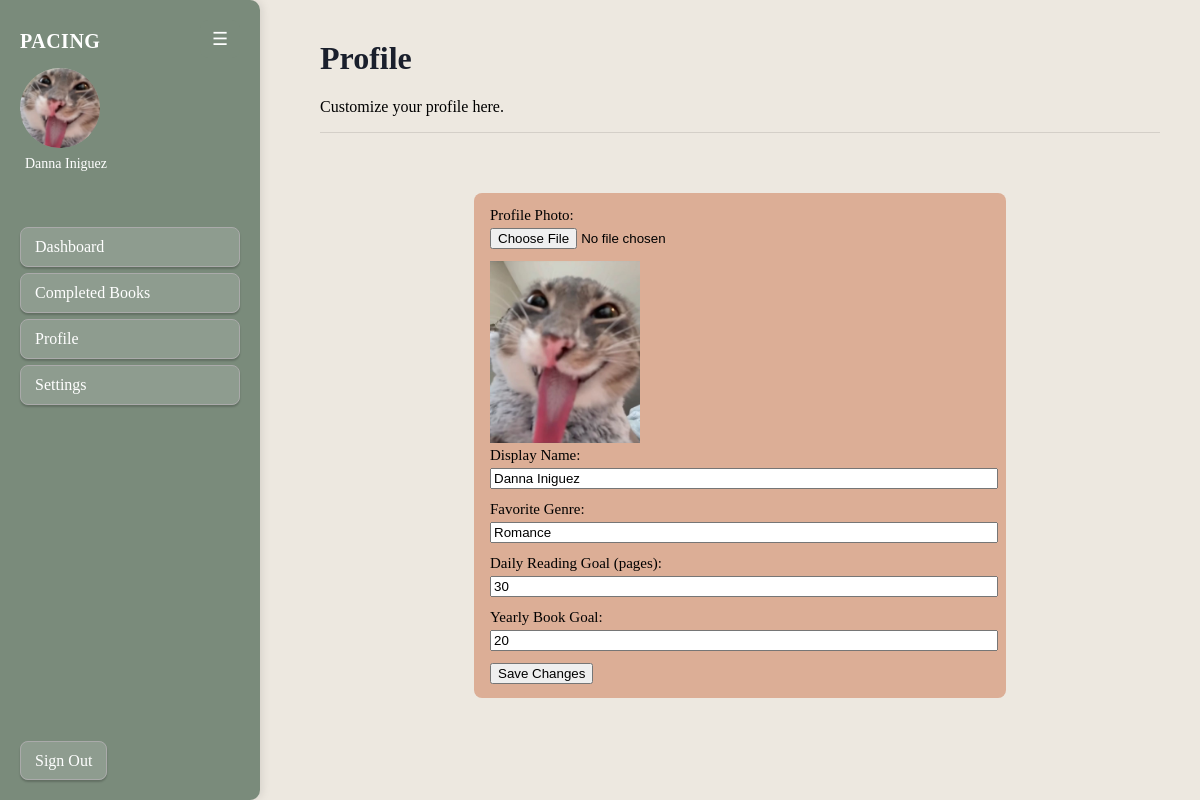
The app's page /profile (signed in), older data.
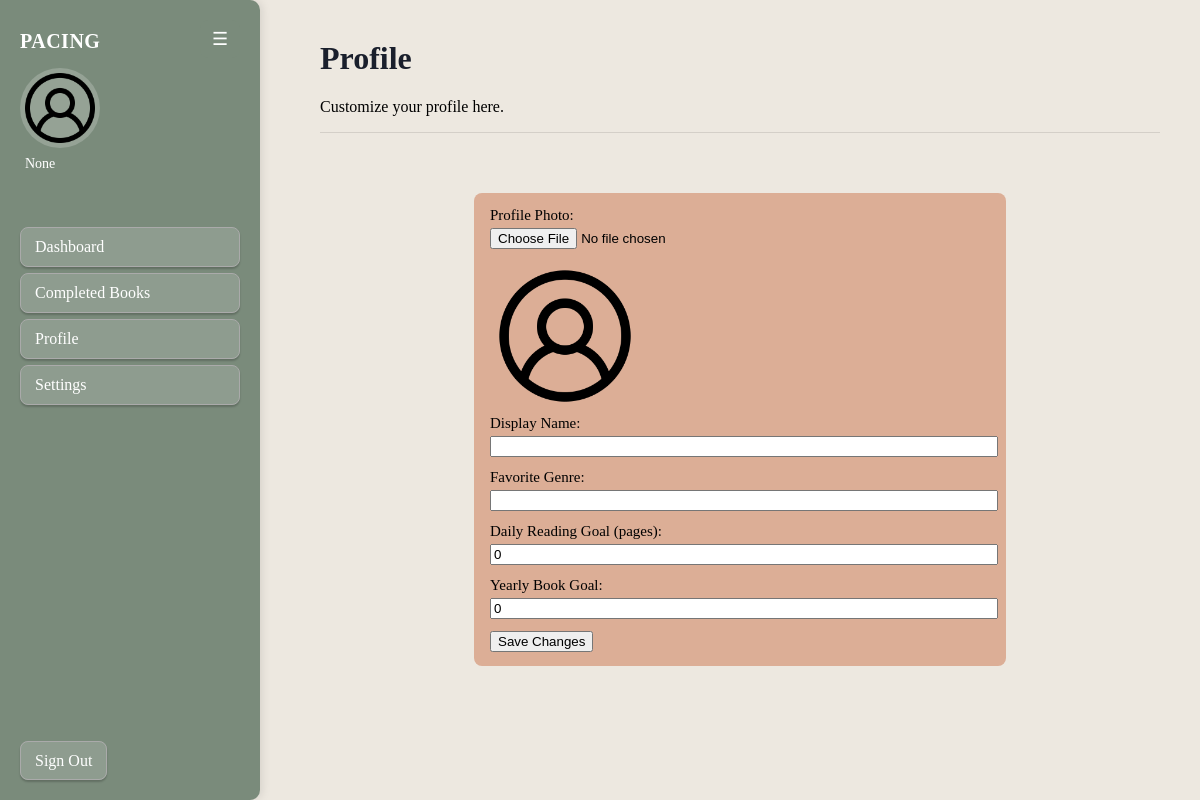
The same page, newer data.
### app.py (models this page shows)
class User(db.Model,UserMixin):
     id = db.Column(db.Integer,primary_key = True)
     email = db.Column(db.String(200),unique=True, nullable = False)
     password = db.Column(db.String(200),nullable = False)
     books = db.relationship('Book',backref = 'owner',lazy = True)
     display_name = db.Column(db.String(100), nullable = True)
     favorite_genre = db.Column(db.String(100))
     daily_goal = db.Column(db.Integer, default = 0)
     yearly_goal = db.Column(db.Integer, default = 0)
     daily_pace = db.Column(db.Integer, default = 0)
     date_joined = db.Column(db.Date, default=date.today)
     pages_read_today = db.Column(db.Integer, default = 0)
     last_reset = db.Column(db.Date, default=None)
     profile_photo = db.Column(db.String(300),default = 'default.png')

### app.py (the view, shortened to what this page needs)
@app.route('/profile', methods = ['GET','POST'])
@login_required
def profile():
     return render_template('profile.html', user = current_user)

### app.py (called while the page is built)
@login_manager.user_loader
def load_user(user_id):
     return User.query.get(int(user_id))

### templates/profile.html (shortened to what this page needs)
{% extends 'base.html' %}
{% block content %}
<h1>Profile</h1>
<p>Customize your profile here.</p>
<hr>
<div class="add-book-form">
    <form method="POST" enctype="multipart/form-data">
        <label>Profile Photo:</label>
        <input type="file" name="profile_photo">
        <img src="/uploads/{{ current_user.profile_photo }}" width="150">
        <label>Display Name:</label>
        <input type="text" name="display_name" value="{{ current_user.display_name or '' }}">
        <label>Favorite Genre:</label>
        <input type="text" name="favorite_genre" value="{{ current_user.favorite_genre or '' }}">
        <label>Daily Reading Goal (pages):</label>
        <input type="number" name="daily_goal" value="{{ current_user.daily_goal or 0 }}">
        <label>Yearly Book Goal:</label>
        <input type="number" name="yearly_goal" value="{{ current_user.yearly_goal or 0 }}">
        <button type="submit">Save Changes</button>
    </form>
</div>
{% endblock %}

### templates/base.html (shortened to what this page needs)
<!DOCTYPE html>
<html lang="en">
<head>
    <link rel="stylesheet" href="{{ url_for('static', filename='style.css') }}">
</head>
<body>
<button class="toggle-btn" onclick="toggleSidebar()">☰</button>
<aside class="sidebar">
    <h2>Pacing</h2>
    <div class="profile-section">
        <div class="profile-avatar">
            <img src="/uploads/{{ current_user.profile_photo }}"
            width="80"
            height="80"
            style="border-radius: 50%; object-fit: cover;">
        </div>
        <p style="margin-top: 8px;">{{ current_user.display_name }}</p>
    </div>
    <nav class="sidebar-menu">
        <a href="{{ url_for('index') }}" class="sidebar-btn" style="text-decoration: none;">Dashboard</a>
        <a href="{{ url_for('completed_books') }}" class="sidebar-btn" style="text-decoration: none;">Completed Books</a>
        <a href="{{ url_for('profile') }}" class="sidebar-btn" style="text-decoration: none;">Profile</a>
        <a href="{{ url_for('settings') }}" class="sidebar-btn" style="text-decoration: none;">Settings</a>
    </nav>
    <div class="sidebar-footer">
        <a href="{{ url_for('logout') }}" class="sidebar-btn" style="text-decoration: none;">Sign Out</a>
    </div>
</aside>
<main class="main-content">
    {% block content %}{% endblock %}
</main>
</body>
</html>

### static/style.css (style rules this page uses)
body { margin: 0; font-family: "EB Garamond", Garamond, "Palatino Linotype", "Book Antiqua", serif; background-color: #EDE8E0; box-sizing: border-box; }
.sidebar { position: fixed; top: 0; left: 0; width: 260px; height: 100vh; box-sizing: border-box; background-color: #7A8B7B; color: #ffffff; padding: 30px 20px; box-shadow: 2px 0 10px rgba(0,0,0,0.1); border-radius: 0 10px 10px 0; display: flex; flex-direction: column; z-index: 10; }
.sidebar h2 { font-size: 20px; margin-top: 0; margin-bottom: 15px; letter-spacing: 0.5px; text-transform: uppercase; }
.sidebar-menu { margin-top: 50px; display:flex; flex-direction: column; gap: 6px }
.sidebar p { color: #ffffff; font-size: 14px; margin: 5px; }
.sidebar-btn { background: rgba(255,255,255,0.15); border: 1px solid #AAA; box-shadow: 0 2px 2px rgba(0,0,0,0.2); color: #ffffff; padding: 10px 14px; border-radius: 8px; cursor: pointer; font-family: 'EB Garamond', Garamond, serif; font-size: 16px; text-align: left; box-sizing: border-box; }
.sidebar-footer { margin-top: auto; }
.main-content { margin-left: 260px; padding: 40px 40px 40px 60px; min-height: 100vh; box-sizing: border-box; }
.main-content h1 { color: #1a1f2c; margin-top:0; }
.main-content hr { border:none; border-top: 1px solid #d4cfc8; margin: 0 0 24px 0; }
.profile-section { background-color: transparent; color: #ffffff; }
.profile-avatar { width: 80px; height: 80px; border-radius:50%; background-color: rgba(255,255,255,0.2); display: flex; align-items: center; justify-content: center; }
.add-book-form { background-color: #DCAE96; border-radius: 8px; padding: 14px 16px; font-size: 15px; max-width: 500px; margin: 60px auto; }
.add-book-form label { display:block; margin-bottom: 4px; }
.add-book-form input { display:block; margin-bottom:12px; width: 100%; }
.sidebar-menu a.sidebar-btn { font-size: 16px; text-decoration: none !important; width: 100%; }
.toggle-btn { position: fixed; top: 20px; left:200px; z-index: 20; background:#7A8B7B; color: white; border: none; padding: 8px 12px; border-radius:8px; cursor: pointer; font-size:18px; }

Row changes from the older to the newer data that the page shows:
changed User: profile_photo: picture removed, a placeholder shows; display_name "Danna Iniguez" → "None"; daily_goal "30" → "0"; yearly_goal "20" → "0"; display_name "Danna Iniguez" → (not shown); favorite_genre "Romance" → (not shown)
